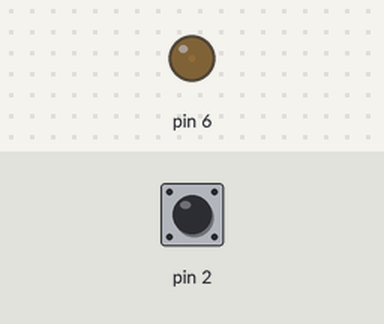
A program run on a simulated Arduino Uno, built with avr-gcc and run on an emulated ATmega328P. Parts: output pins drawn as LEDs (lit = HIGH). The test bench sets the inputs (shaded band); at power-on: pin 2 HIGH.

Above: at 5.0 s.
5.1 s: pin 2 pulled LOW for 0.15 s
At 5.7 s:
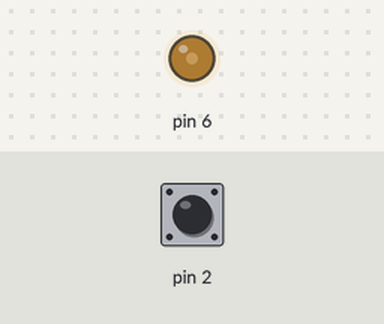
6.8 s: pin 2 pulled LOW for 1 s
At 8.4 s:
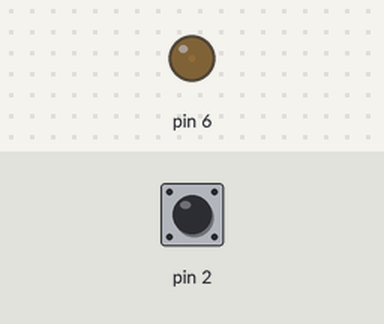
9.3 s: pin 2 pulled LOW for 3.2 s
At 13.9 s:
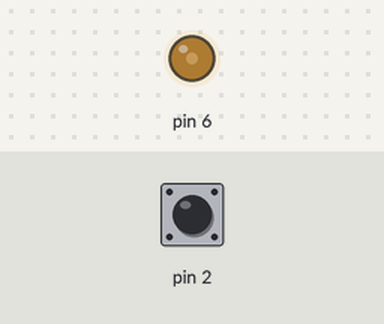
Timing chart, 0 to 15.4 s (numbered marks = the images above; inputs shaded):
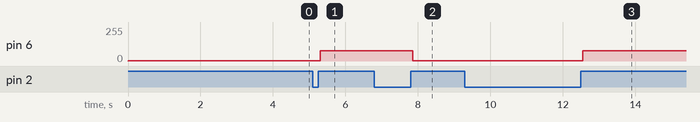

Measured:
- after the input at 5.1 s, pin 6: 1/255 → 77/255 after 0.21 s
- after the input at 6.8 s, pin 6: 77/255 → 1/255 after 1.1 s
- after the input at 9.3 s, pin 6: 1/255 → 77/255 after 3.3 s

The program:

main.cpp
```cpp
#include <Arduino.h>

float velocidade = 0;

// função para alterar valor da variavel velocidade
void altera_vel(float porcentagem){
  velocidade = (porcentagem*255)/100;
}

int main(void){

  DDRD |= (1<<PD6); //definindo ventoinha no pino PD6

  PORTD |= (1 << PD2); //habilitando pull-up no pino PD2

  EICRA |= (1 << ISC01) | (1 << ISC00); //0b00000011 subida

  EIMSK |= (1 << INT0); //habilitando interrupção no PD2

  sei();

  PORTD &= ~(1 << PD6); //iniciando codigo com ventoinha desligado

  TCCR0A |= (1 << COM0A1) | (1 << WGM01) | (1 << WGM00);

  TCCR0B = (1 << CS02) | (1 << CS00); // seleciona opção para frequência

  // aplica a velocidade alterada na interrupção
  for(;;){
    OCR0A = velocidade;
  }

}

// função de interrupção no pino PD2
ISR(INT0_vect){

  if(velocidade == 0){
    altera_vel(30);
  }else if (velocidade == (30*255)/100){
    altera_vel(60);
  }else if (velocidade == (60*255)/100){
    altera_vel(100);
  }else{
    altera_vel(0);
  }

  _delay_ms(50);
}
```
